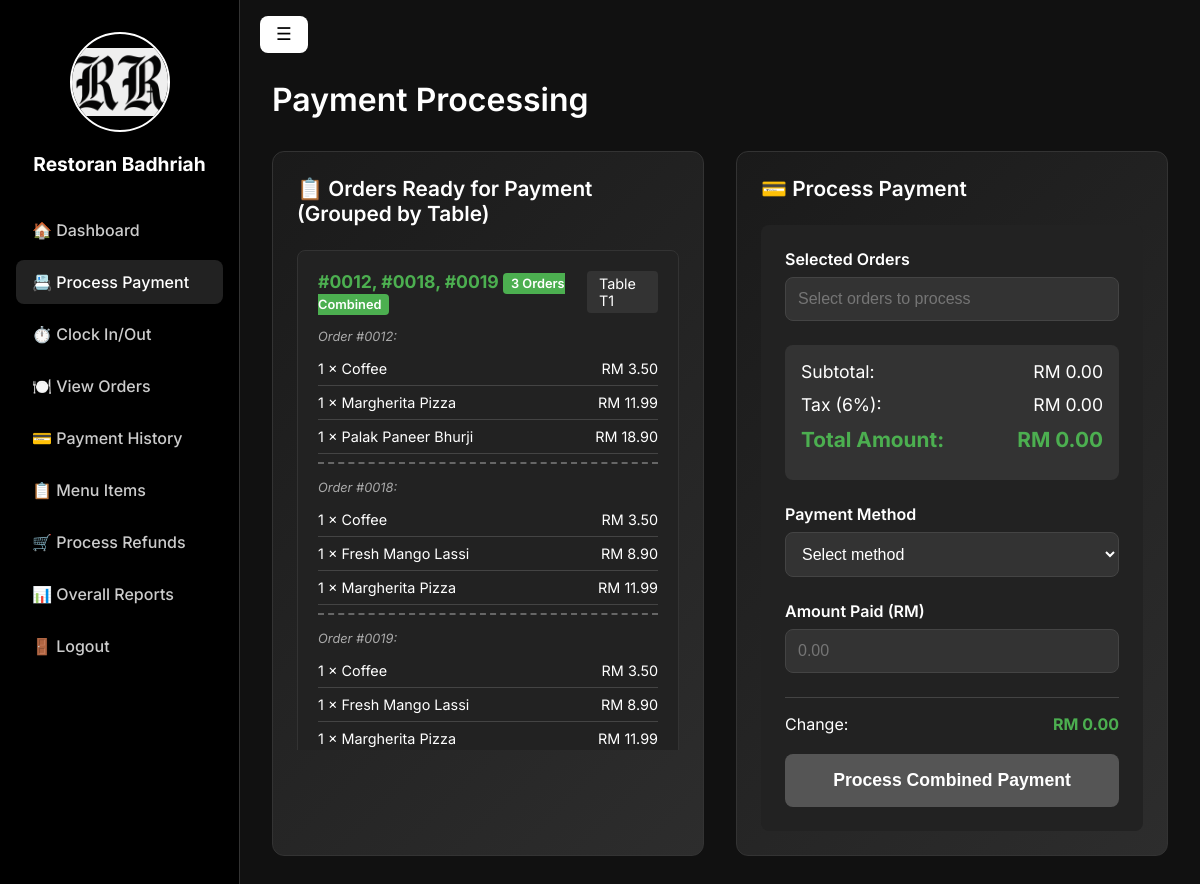
The page /restoran-badhriah/cashier_payment.php (signed in) on the database its author committed.
### tables this page shows
CREATE TABLE `orderitem` (
  `OrderItemID` int(11) NOT NULL,
  `OrderID` int(11) DEFAULT NULL,
  `MenuItemID` int(11) DEFAULT NULL,
  `Quantity` int(11) NOT NULL,
  `UnitPrice` decimal(10,2) NOT NULL,
  `Subtotal` decimal(10,2) NOT NULL
);

CREATE TABLE `order` (
  `OrderID` int(11) NOT NULL,
  `StaffID` int(11) DEFAULT NULL,
  `OrderDateTime` datetime NOT NULL DEFAULT current_timestamp(),
  `TotalAmount` decimal(10,2) NOT NULL,
  `O_Status` enum('Pending','In Progress','Completed','Cancelled') NOT NULL DEFAULT 'Pending',
  `OrderType` enum('DineIn','TakeAway') NOT NULL,
  `number` varchar(10) DEFAULT NULL
);

CREATE TABLE `menu_items` (
  `MenuItemID` int(11) NOT NULL,
  `Name` varchar(100) NOT NULL,
  `Description` text DEFAULT NULL,
  `Price` decimal(10,2) NOT NULL,
  `Category` enum('Food','Beverages','Food/Noodle','Main Course','Desserts','Appetizers','Snacks') NOT NULL,
  `IsAvailable` tinyint(1) DEFAULT 1,
  `image_url` varchar(255) DEFAULT NULL,
  `status` enum('available','unavailable') NOT NULL DEFAULT 'available'
);

### restoran-badhriah/cashier_payment.php (the view, shortened to what this page needs)
<?php
require_once 'db.php';
$orders = [];
$order_query = "SELECT
                    GROUP_CONCAT(o.OrderID) as OrderIDs,
                    o.number as table_number,
                    SUM(o.TotalAmount) as CombinedTotal,
                    COUNT(o.OrderID) as OrderCount,
                    GROUP_CONCAT(CONCAT('#', LPAD(o.OrderID, 4, '0')) SEPARATOR ', ') as OrderNumbers
                FROM `order` o
                WHERE o.O_Status = 'Completed'
                AND NOT EXISTS (
                    SELECT 1 FROM payment p
                    WHERE p.OrderID = o.OrderID
                    AND p.Status = 'Completed'
                )
                GROUP BY o.number
                ORDER BY MAX(o.OrderDateTime) DESC";
$order_result = $conn->query($order_query);
if ($order_result->num_rows > 0) {
    while($row = $order_result->fetch_assoc()) {
        $items_query = "SELECT mi.Name, oi.Quantity, oi.UnitPrice, o.OrderID
                        FROM orderitem oi
                        JOIN menu_items mi ON oi.MenuItemID = mi.MenuItemID
                        JOIN `order` o ON oi.OrderID = o.OrderID
                        WHERE o.OrderID IN (" . $row['OrderIDs'] . ")
                        ORDER BY o.OrderID, mi.Name";
        $items_result = $conn->query($items_query);
        $row['items'] = [];
        $items_by_order = [];
        while($item = $items_result->fetch_assoc()) {
            $row['items'][] = $item;
            if (!isset($items_by_order[$item['OrderID']])) {
                $items_by_order[$item['OrderID']] = [];
            }
            $items_by_order[$item['OrderID']][] = $item;
        }
        $row['items_by_order'] = $items_by_order;
        $orders[] = $row;
    }
}
?>
<!DOCTYPE html>
<html lang="en">
<head>
</head>
<body>
<div class="sidebar" id="sidebar">
    <div style="text-align: center;">
        <img src="images/logo.png" alt="Restoran Badhriah Logo"
             style="width: 100px; height: 100px; border-radius: 50%; border: 2px solid #fff; object-fit: contain; margin-bottom: 1rem;">
    </div>
    <h2>Restoran Badhriah</h2>
        <a href="cashier.php">🏠 Dashboard</a>
        <a href="cashier_payment.php" class="active">📇 Process Payment</a>
        <a href="workshift.php">⏱️ Clock In/Out</a>
        <a href="orders.php">🍽️ View Orders</a>
        <a href="payments.php" >💳 Payment History</a>
        <a href="menu_cashier.php">📋 Menu Items</a>
        <a href="refunds.php">🛒 Process Refunds</a>
        <a href="reports.php">📊 Overall Reports</a>
        <a href="logout.php">🚪 Logout</a>
</div>
<div class="main" id="main">
    <button id="toggleBtn" class="toggle-btn">☰</button>
    <div class="header">
        <h1>Payment Processing</h1>
    </div>
    <div class="dashboard">
        <div class="orders-section">
            <div class="section-title">
                <span>📋 Orders Ready for Payment (Grouped by Table)</span>
            </div>
            <div class="orders-container">
                <?php if (count($orders) > 0): ?>
                    <?php foreach ($orders as $order): ?>
                        <div class="order-card"
                             data-order-ids="<?= $order['OrderIDs'] ?>"
                             data-table="<?= $order['table_number'] ?>"
                             data-total="<?= $order['CombinedTotal'] ?>"
                             onclick="selectOrder(this, '<?= $order['OrderIDs'] ?>', <?= $order['CombinedTotal'] ?>, '<?= $order['table_number'] ?>')">
                            <div class="order-header">
                                <div class="order-id">
                                    <?= $order['OrderNumbers'] ?>
                                    <?php if ($order['OrderCount'] > 1): ?>
                                        <span class="combined-badge"><?= $order['OrderCount'] ?> Orders Combined</span>
                                    <?php endif; ?>
                                </div>
                                <div class="table-info">Table <?= $order['table_number'] ?></div>
                            </div>
                            <div class="order-items">
                                <?php
                                $current_order_id = null;
                                foreach ($order['items'] as $item):
                                    if ($current_order_id !== $item['OrderID'] && $order['OrderCount'] > 1):
                                        if ($current_order_id !== null): ?>
                                            <div class="order-separator"></div>
                                        <?php endif; ?>
                                        <div class="order-label">Order #<?= str_pad($item['OrderID'], 4, '0', STR_PAD_LEFT) ?>:</div>
                                    <?php
                                        $current_order_id = $item['OrderID'];
                                    endif;
                                ?>
                                    <div class="order-item">
                                        <span><?= $item['Quantity'] ?> × <?= htmlspecialchars($item['Name']) ?></span>
                                        <span>RM <?= number_format($item['UnitPrice'] * $item['Quantity'], 2) ?></span>
                                    </div>
                                <?php endforeach; ?>
                            </div>
                        </div>
                    <?php endforeach; ?>
                <?php else: ?>
                    <div class="empty-state">
                        No orders ready for payment
                    </div>
                <?php endif; ?>
            </div>
        </div>
        <div class="payment-section">
            <div class="section-title">
                <span>💳 Process Payment</span>
            </div>
            <div class="payment-form">
                <form method="POST" id="paymentForm">
                    <div class="form-group">
                        <label for="orderDisplay">Selected Orders</label>
                        <input type="text" id="orderDisplay" readonly placeholder="Select orders to process">
                    </div>
                    <div class="payment-summary">
                        <div class="summary-row">
                            <span>Subtotal:</span>
                            <span id="subtotal">RM 0.00</span>
                        </div>
                        <div class="summary-row">
                            <span>Tax (6%):</span>
                            <span id="tax">RM 0.00</span>
                        </div>
                        <div class="summary-row total">
                            <span>Total Amount:</span>
                            <span id="totalAmount">RM 0.00</span>
                        </div>
                    </div>
                    <div class="form-group">
                        <label for="payment_method">Payment Method</label>
                        <select name="payment_method" id="payment_method" required>
                            <option value="">Select method</option>
                        </select>
                    </div>
                    <div class="form-group">
                        <label for="amount_paid">Amount Paid (RM)</label>
                        <input type="number" name="amount_paid" id="amount_paid"
                               step="0.01" min="0" placeholder="0.00"
                               oninput="calculateChange()" required>
                    </div>
                    <div class="change-row">
                        <span>Change:</span>
                        <span id="changeAmount" class="change-amount">RM 0.00</span>
                    </div>
                    <br>
                    <button type="submit" class="process-btn" id="processBtn" disabled>
                        Process Combined Payment
                    </button>
                </form>
            </div>
        </div>
    </div>
</div>
</body>
</html>

### restoran-badhriah/cashier_payment.php (style rules this page uses)
* { box-sizing: border-box; margin: 0; padding: 0; }
body { font-family: 'Inter', sans-serif; background: #111; color: #fff; min-height: 100vh; }
.sidebar { width: 240px; background: #000; padding: 2rem 1rem; border-right: 1px solid #333; position: fixed; top: 0; left: 0; bottom: 0; overflow-y: auto; transition: transform 0.3s ease; z-index: 1000; }
.sidebar h2 { color: #fff; font-size: 1.2rem; margin-bottom: 2rem; text-align: center; }
.sidebar a { display: block; color: #ccc; text-decoration: none; padding: 0.75rem 1rem; border-radius: 8px; margin-bottom: 0.5rem; font-weight: 500; transition: background 0.3s; }
.sidebar a:hover, .sidebar a.active { background: #222; color: #fff; }
.main { margin-left: 240px; padding: 2rem; transition: margin-left 0.3s ease; max-width: 1400px; }
.toggle-btn { position: fixed; top: 1rem; left: 1rem; padding: 0.5rem 1rem; background: #fff; color: #000; border: none; border-radius: 8px; font-size: 1.1rem; cursor: pointer; z-index: 1100; transition: left 0.3s ease; }
.sidebar:not(.hidden) ~ .main .toggle-btn { left: 260px; }
.header { display: flex; justify-content: space-between; align-items: center; margin-bottom: 2rem; margin-top: 3rem; }
.header h1 { font-size: 2rem; font-weight: 600; }
.dashboard { display: grid; grid-template-columns: 1fr 1fr; gap: 2rem; }
.orders-section, .payment-section { background: linear-gradient(135deg, #1a1a1a 0%, #2d2d2d 100%); border: 1px solid #333; border-radius: 12px; padding: 1.5rem; }
.section-title { font-size: 1.3rem; font-weight: 600; margin-bottom: 1.5rem; display: flex; align-items: center; gap: 0.5rem; }
.orders-container { max-height: 500px; overflow-y: auto; }
.order-card { background: #222; border-radius: 8px; padding: 1.25rem; margin-bottom: 1rem; border: 1px solid #333; cursor: pointer; transition: all 0.3s; }
.order-header { display: flex; justify-content: space-between; align-items: center; margin-bottom: 1rem; }
.order-id { font-weight: 700; font-size: 1.1rem; color: #4CAF50; }
.table-info { background: #333; padding: 0.25rem 0.75rem; border-radius: 4px; font-size: 0.9rem; }
.order-items { margin: 1rem 0; }
.order-item { display: flex; justify-content: space-between; padding: 0.5rem 0; border-bottom: 1px solid #444; font-size: 0.9rem; }
.order-item:last-child { border-bottom: none; }
.order-separator { border-top: 2px dashed #666; margin: 0.5rem 0; padding-top: 0.5rem; }
.order-label { font-size: 0.8rem; color: #aaa; font-style: italic; margin-bottom: 0.5rem; }
.combined-badge { background: #4CAF50; color: white; padding: 0.2rem 0.5rem; border-radius: 4px; font-size: 0.8rem; font-weight: 600; }
.payment-form { background: #222; border-radius: 8px; padding: 1.5rem; margin-top: 1rem; }
.form-group { margin-bottom: 1.5rem; }
.form-group label { display: block; margin-bottom: 0.5rem; font-weight: 600; color: #fff; }
.form-group input, .form-group select { width: 100%; padding: 0.75rem; background: #333; border: 1px solid #444; border-radius: 8px; color: #fff; font-size: 1rem; }
.payment-summary { background: #333; border-radius: 8px; padding: 1rem; margin-bottom: 1.5rem; }
.summary-row { display: flex; justify-content: space-between; margin-bottom: 0.75rem; font-size: 1.1rem; }
.summary-row.total { font-weight: 700; font-size: 1.3rem; color: #4CAF50; }
.change-row { display: flex; justify-content: space-between; margin-top: 1rem; padding-top: 1rem; border-top: 1px solid #444; }
.change-amount { font-weight: 700; color: #4CAF50; }
.process-btn { width: 100%; padding: 1rem; background: linear-gradient(135deg, #4CAF50, #45a049); color: white; border: none; border-radius: 8px; font-size: 1.1rem; font-weight: 600; cursor: pointer; transition: all 0.3s; }
.process-btn:disabled { background: #555; cursor: not-allowed; transform: none; box-shadow: none; }

### rows shown on the page
orderitem: OrderID.OrderID "0012", Quantity "1", MenuItemID.Name "Coffee", $item['UnitPrice']*$item['Quantity'] "3.50"
orderitem: Quantity "1", MenuItemID.Name "Margherita Pizza", $item['UnitPrice']*$item['Quantity'] "11.99"
orderitem: Quantity "1", MenuItemID.Name "Palak Paneer Bhurji", $item['UnitPrice']*$item['Quantity'] "18.90"
orderitem: OrderID.OrderID "0018", Quantity "1", MenuItemID.Name "Coffee", $item['UnitPrice']*$item['Quantity'] "3.50"
orderitem: Quantity "1", MenuItemID.Name "Fresh Mango Lassi", $item['UnitPrice']*$item['Quantity'] "8.90"
orderitem: Quantity "1", MenuItemID.Name "Margherita Pizza", $item['UnitPrice']*$item['Quantity'] "11.99"
orderitem: OrderID.OrderID "0019", Quantity "1", MenuItemID.Name "Coffee", $item['UnitPrice']*$item['Quantity'] "3.50"
orderitem: Quantity "1", MenuItemID.Name "Fresh Mango Lassi", $item['UnitPrice']*$item['Quantity'] "8.90"
orderitem: Quantity "1", MenuItemID.Name "Margherita Pizza", $item['UnitPrice']*$item['Quantity'] "11.99"

### other values the page prints
$order['OrderNumbers'] "#0012, #0018, #0019"
$order['OrderCount'] "3"
$order['table_number'] "T1"
